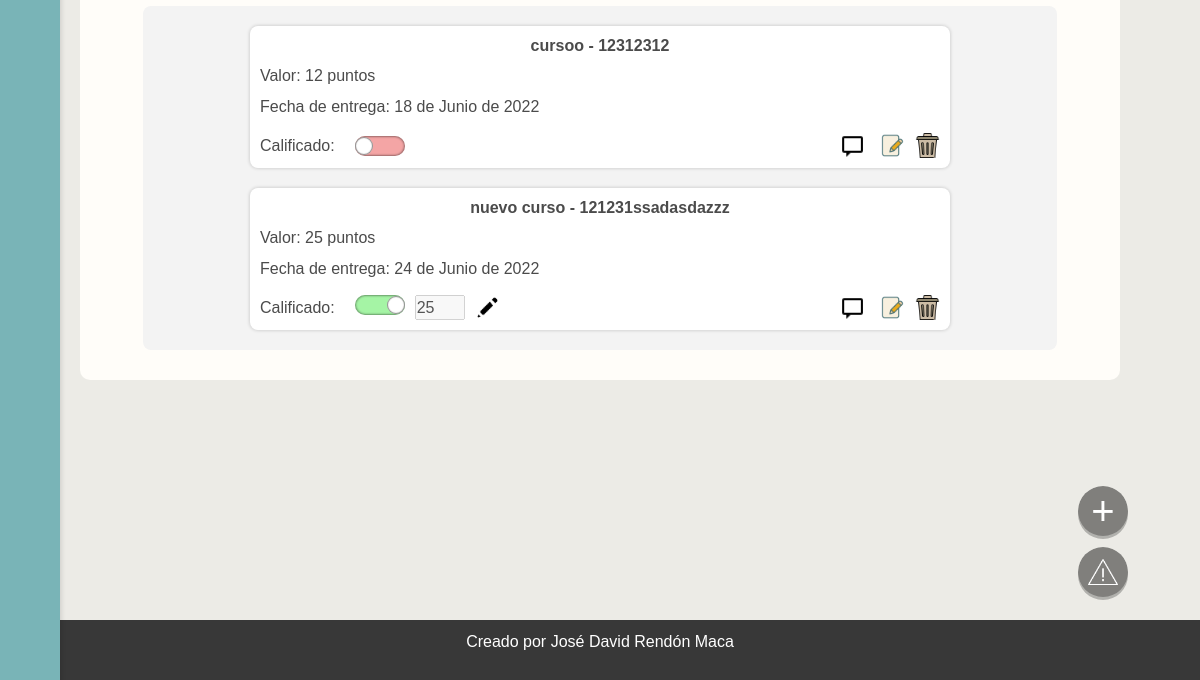
Before: / (signed in, lower part) with the older database file.
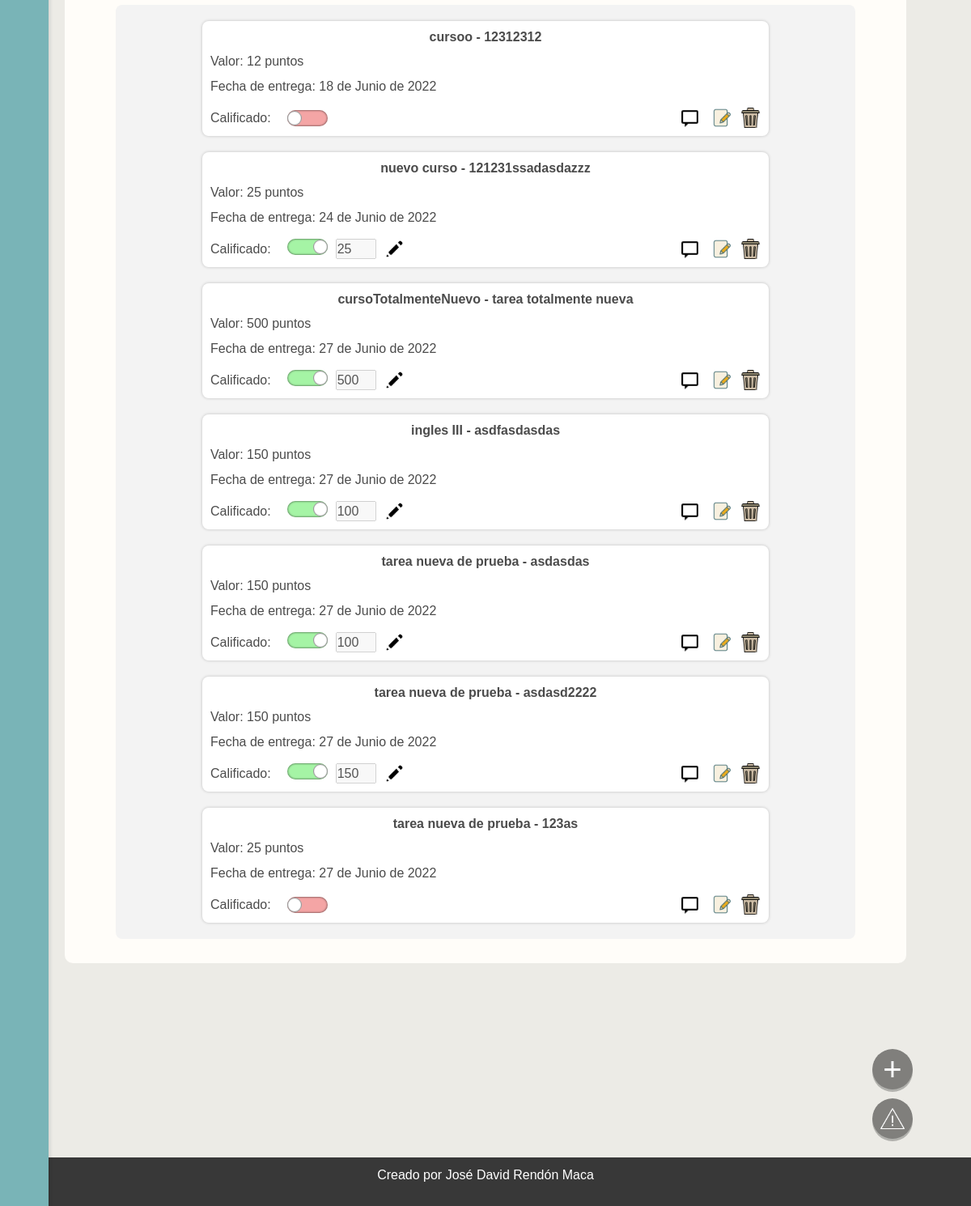
After: the same page with the newer database file.
### index/models.py (models this page shows)
class CursosYTareas(models.Model):
    curso = models.CharField(max_length=100)
    tarea = models.CharField(max_length=100)
    valor = models.IntegerField()
    estado = models.CharField(max_length=100)
    entrega = models.DateField(default=django.utils.timezone.now)
    usuario = models.CharField(default='usuario', max_length=100)
    anotacion = models.TextField(default="", max_length=10000)
    calificado = models.BooleanField(default=False)
    calificacion = models.IntegerField(default=0)

### index/views.py (the view)
# urls.py: path('', inicio, name="inicio", ),
@login_required
def inicio(request):
    usuario = request.user.username
    formTareasPendientes = CursosYTareas.objects.filter(estado="espera", usuario = usuario)
    formTareasProceso = CursosYTareas.objects.filter(estado="proceso", usuario = usuario)
    formTareasTerminadas = CursosYTareas.objects.filter(estado="terminada", usuario = usuario)
    diasRestantes = []
    for tarea in formTareasPendientes:
        diaRestante= tarea.entrega - datetime.date.today()
        diasRestantes.append((tarea.id, diaRestante.days))
    diasRestantesProceso = []
    for tarea in formTareasProceso:
        diaRestante= tarea.entrega - datetime.date.today()
        diasRestantesProceso.append((tarea.id, diaRestante.days))
    data={
        'formTareasPendientes':formTareasPendientes,
        'formTareasProceso':formTareasProceso,
        'formTareasTerminadas':formTareasTerminadas,
        'diasRestantes':diasRestantes,
        'diasRestantesProceso':diasRestantesProceso,
        'formAnotaciones': formAnotaciones()
    }
    return render(request, 'index/index.html', data)

### index/forms.py
class formAnotaciones(forms.ModelForm):
    class Meta:
        model = CursosYTareas
        fields=['curso', 'tarea', 'valor', 'estado', 'entrega', 'anotacion']
        widgets = {
            'anotacion':forms.Textarea(),
        }
    def __init__(self, *args, **kwargs):
        super(self.__class__, self).__init__(*args, **kwargs)
        self.fields['curso'].required = False
        self.fields['tarea'].required = False
        self.fields['valor'].required = False
        self.fields['estado'].required = False
        self.fields['entrega'].required = False

### index/templates/index/index.html (shortened to what this page needs)
{% extends 'index/base.html' %}
{% load static %}
{% block content %}
{% load widget_tweaks %}
<head>
    <link rel="stylesheet" href="{% static 'css/index.css' %}">
</head>
<div id="contenedor-pagina">
    <br>
    <br>
    <br>
       <div class="contenedor-contenedores" id="Contenedor-Terminado" style="margin-bottom: 30px;">
               {% for tarea in formTareasTerminadas %}
                <div class="contenedor-tarea" id="contenedor-tarea-{{tarea.id}}">
                       <div class="contenedor-curso-tarea">
                           <p  class="separacion"><strong>{{ tarea.curso }} - {{ tarea.tarea }}</strong></p>
                       </div>
                       <div>
                           <p >Valor: {{tarea.valor}} puntos</p>
                           <p class="separacion">Fecha de entrega: {{tarea.entrega}}</p>
                           <div class="contenedor-dias-botones contenedor-dias-botones-termionada">
                                <div class="boton-agregar-calificacion" >
                                        <p>Calificado:</p>
                                        <div class="input-checker">
                                            <div class="selector-calificacion clickable" id="selector-{{tarea.id}}" onclick="clickBtnCalificado('{{tarea.id}}')">
                                                <div class="boton-interior" id="boton-interior-{{tarea.id}}">
                                                </div>
                                            </div>
                                            <form action="/editarCalificado/" method="POST">
                                                <div class="contenedor-numero-ok">
                                                    <div class="lineal" >
                                                        <input type="number" min="0" max="{{tarea.valor}}" id="insertar-nota-{{tarea.id}}" value="{{tarea.calificacion}}"  name="calif-tarea" disabled>
                                                        <div onclick="editarCalificacion('{{tarea.id}}')" style="display: none;" id="boton-edit-calif-{{tarea.id}}"><img src="{% static 'icons/icon-pencil.png' %}" alt="" class="botones-img clickable"></div>
                                                    </div>
                                                </div>
                                            </form>
                                        </div>
                                </div>
                                <div class="botones">
                                    <div class="boton-icon-mensaje" onclick="scriptBackground('{{tarea.id}}')">
                                        <a id="mensaje-{{tarea.id}}" class="" data-bs-toggle="collapse"  aria-expanded="false">
                                            <img class="botones-img" src="{% static 'icons/icon-topic.png' %}" alt="">
                                        </a>
                                    </div>
                                    <div class="boton-icon-editar">
                                        <a href="{%  url 'editarTarea' tarea.id %}">
                                            <img class="botones-img" src="{% static 'icons/icon-edit.png' %}" alt="">
                                        </a>
                                    </div><br> <br>
                                    <div>
                                        <a href="{%  url 'borrarCurso' tarea.id %}">
                                            <img class="botones-img" src="{% static 'icons/icon-borrar.png' %}" alt="">
                                        </a>
                                    </div><br> <br>
                                </div>
                            </div>
                        </div>
                    </div>
               {% endfor %}
       </div>
<div id="botones">
    <div class="boton-desplegar boton-desplegar-agregar">
        <a class="sin-decoracion" href="{% url 'agregarTarea' %}" >
            <div style="display: flex;">
                <div id="icon-agregar">
                    <p> + </p>
                </div>
            </div>
        </a>
    </div>
    <div class="boton-desplegar boton-desplegar-reporte">
        <a class="sin-decoracion" href="#abrir-reportes">
            <div style="display: flex; width: 180px;">
                <div class="img-bugs">
                    <img src="{% static 'icons/icon-bug.png' %}" style="width: 30px; height: 30px;" alt="">
                </div>
            </div>
        </a>
    </div>
</div>
</div>
{% endblock content %}

### index/templates/index/base.html (shortened to what this page needs)
{% load static %}
<!DOCTYPE html>
<html lang="en">
    <head>
        <link rel="stylesheet" href="{% static 'css/base.css' %}">
        <link href="https://cdn.jsdelivr.net/npm/bootstrap@5.2.0-beta1/dist/css/bootstrap.min.css" rel="stylesheet">
    </head>
    <body >
    <header id="aber">
        <div class="menu" style="position: fixed;">
            <div id="barra-lateral" >
           </div>
        </div>
    </header>
    <div style="display:flex; justify-content: center; padding-top: 90px; min-height: 100vh;">
        <div class="contenido container-sm" style=" margin-bottom: 40px;">
            {% block content %}
            {% endblock %}
        </div>
    </div>
    <footer>
        <p>Creado por José David Rendón Maca</p>
    </footer>
</body>
</html>

### TareasUnivProyecto/static/css/base.css (style rules this page uses)
* { margin: 0px; padding: 0px; font-family: Arial, Helvetica, sans-serif; }
html { min-height: 100%; }
header { background-color: #ffffff; height: 50px; display: flex; align-items: center; justify-content: space-between; margin-bottom: 40px; box-shadow: 0px 0px 5px 1px rgba(0, 0, 0, 0.137); position: fixed; z-index: 100; width: 100%; }
body { background-color: #ecebe6 !important; min-height: 100%; }
#barra-lateral { top: 50px; position: fixed; height: 100%; width: 60px; background-color: #79B4B7; transition: 0.5s; display: flex; flex-direction: column; padding-top: 16vh; box-shadow: 0px 0px 5px 1px rgba(0, 0, 0, 0.137); z-index: 99; }
.contenido { max-width: 1000px; background-color: #fffdf9; border-radius: 10px; display: flex; justify-content: center; margin-left: 80px !important; margin-right: 80px !important; animation-name: iniciar; animation-duration: 0.5s; }
footer { display: flex; width: 100%; z-index: 100; background-color: #383838; height: 60px; color: white; margin-top: 200px !important; bottom: 0px; justify-content: center; align-items: center; }

### TareasUnivProyecto/static/css/index.css (style rules this page uses)
:root { --colorSuficienteTiempo: hsl(126, 40%, 79%); --colorMedioTiempo: hsl(56, 100%, 68%); --colorMuyPocoTiempo: hsl(0, 100%, 77%); --colorContenedores: #f3f3f3; }
#contenedor-pagina { display: flex; flex-direction: column; align-items: center; width: 100%; color:#4b4b4b; }
#botones { position: fixed; bottom: 80px; right: 6%; }
.boton-desplegar { transition: 0.3s; width: 50px; overflow: hidden; background-color: rgba(0, 0, 0, 0.247); border-radius: 30px; }
#icon-agregar { font-size: 40px; display: flex; flex-direction: row; background-color: rgba(0, 0, 0, 0.281); width: 50px; height: 50px; border-radius: 50%; justify-content: center; flex-shrink: 0; }
#icon-agregar p { bottom: px; color: white; margin-top: -5px; }
.img-bugs { width: 50px; height: 50px; background-color: rgba(0, 0, 0, 0.281); border-radius: 50%; display: flex; justify-content: center; align-items: center; flex-shrink: 0; }
#botones { display: flex; flex-direction: column; align-items:flex-end; gap: 8px; }
.contenedor-tarea { box-shadow: 0px 0px 3px 1px rgba(82, 82, 82, 0.192); display: flex; flex-direction: column; margin-bottom: 20px; max-width: 700px; width: 87%; padding: 10px; border-radius: 8px; line-height: 10px; }
.separacion { line-height: 20px; overflow: scroll; }
.contenedor-curso-tarea { display: flex; flex-direction: row; justify-content: center; box-shadow: inset 0px 0px 1px 1px rgba(0, 0, 0, 0); margin-bottom: 15px; }
.contenedor-curso-tarea p { margin-bottom: 0px; }
.contenedor-contenedores { margin-top: 20px; padding-top: 20px; border-radius: 8px; width: 90%; display: flex; flex-direction: column; align-items: center; background-color: var(--colorContenedores); max-width: 1000px; }
.botones { display: flex; flex-direction: row; justify-content: right; flex-grow: 1; }
.contenedor-dias-botones { display: flex; flex-direction: row; flex-wrap: wrap; }
.boton-icon-mensaje { margin-right:15px ; }
.botones-img { width: 25px; height: 25px; cursor:pointer; }
.clickable { cursor:pointer; }
.boton-icon-editar { margin-right: 10px; }
.sin-decoracion { text-decoration: none; }
.boton-agregar-calificacion { display: flex; flex-direction: row; justify-content: center; align-items: center; flex-wrap: wrap; justify-content: flex-start; gap:10px; }
.boton-agregar-calificacion p { margin: 0px; margin-right: 10px; }
.selector-calificacion { width: 50px; height: 20px; box-shadow: inset 0px 0px 2px 1px rgba(0, 0, 0, 0.373); display: flex; align-items: center; border-radius: 13px; }
.boton-interior { width: 18px; height: 18px; border-radius: 50%; box-shadow: inset 0px 0px 1px 1px rgba(0, 0, 0, 0.459); background-color: white; }
.contenedor-numero-ok { display: flex; flex-direction: row; width: 100px; }
.contenedor-numero-ok input { max-width: 50px; margin-left: 10px; margin-right: 10px; }
.lineal { display: flex; flex-direction: row; }
.input-checker { display: flex; flex-direction: row; }

Changed rows visible on the page:
added CursosYTareas: curso "cursoTotalmenteNuevo", tarea "tarea totalmente nueva", valor "500", entrega "27 de Junio de 2022", calif-tarea "500"
added CursosYTareas: curso "ingles III", tarea "asdfasdasdas", valor "150", entrega "27 de Junio de 2022", calif-tarea "100"
added CursosYTareas: curso "tarea nueva de prueba", tarea "asdasdas", valor "150", entrega "27 de Junio de 2022", calif-tarea "100"
added CursosYTareas: curso "tarea nueva de prueba", tarea "asdasd2222", valor "150", entrega "27 de Junio de 2022", calif-tarea "150"
added CursosYTareas: curso "tarea nueva de prueba", tarea "123as", valor "25", entrega "27 de Junio de 2022"
